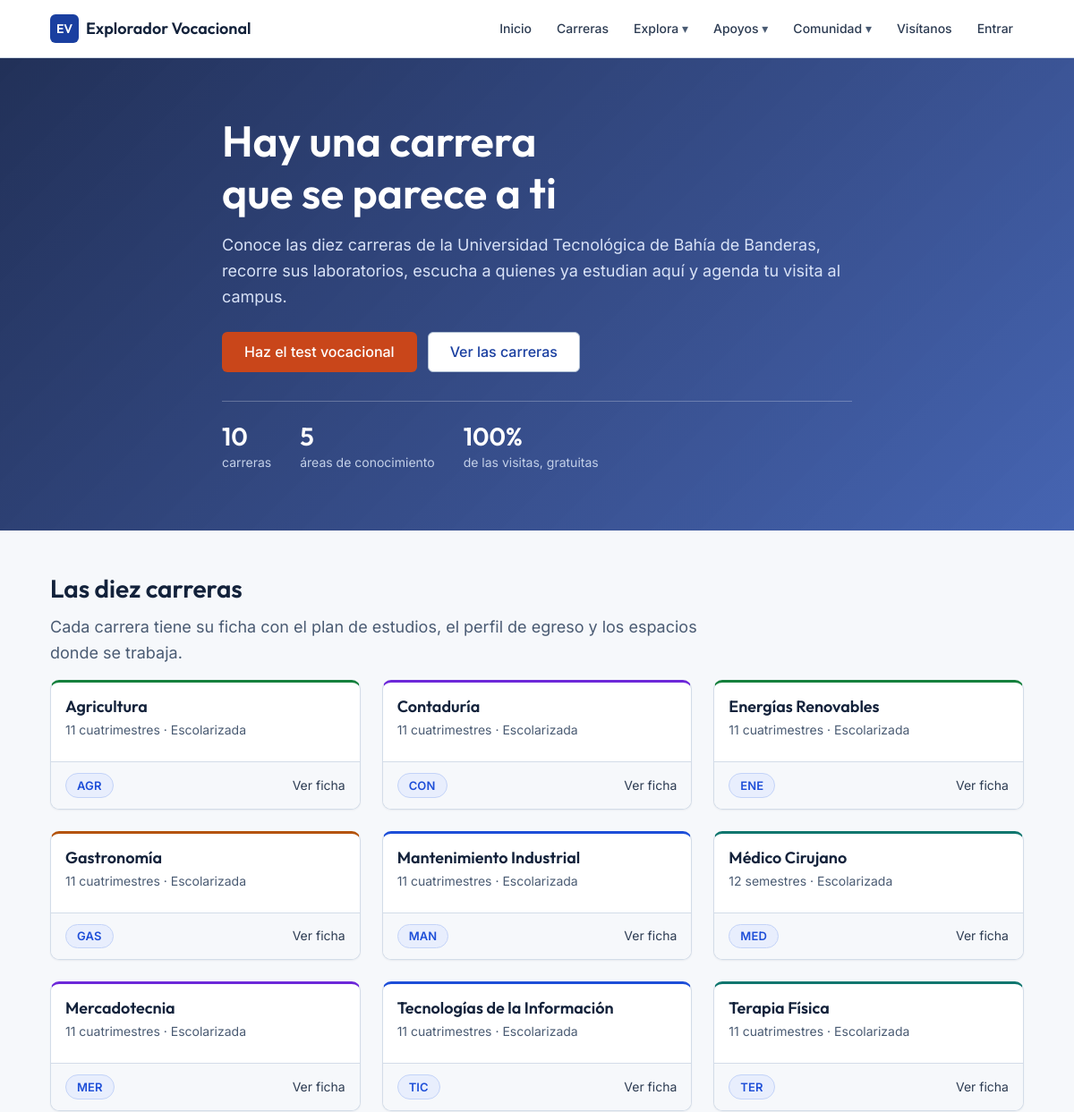
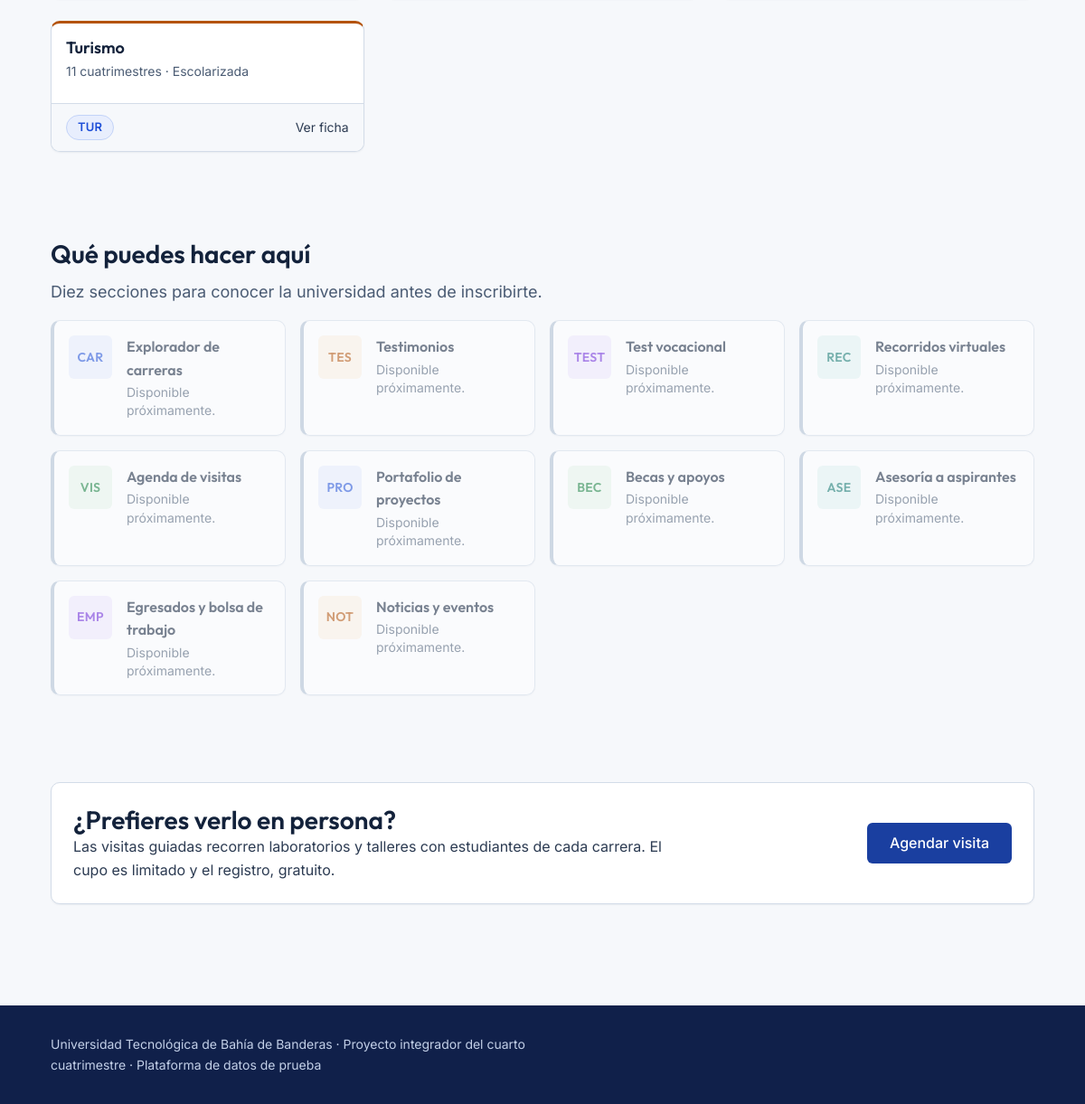
The page / on the database its author committed (2 pictures, top to bottom).
### tables this page shows
CREATE TABLE IF NOT EXISTS carreras (
    id         INT UNSIGNED AUTO_INCREMENT PRIMARY KEY,
    nombre     VARCHAR(120) NOT NULL,
    clave      VARCHAR(10)  NOT NULL,
    area       ENUM('tecnologia','salud','administrativa','servicios','agroindustrial') NOT NULL,
    duracion   VARCHAR(40)  NOT NULL,
    modalidad  VARCHAR(40)  NOT NULL DEFAULT 'Escolarizada',
    activa     TINYINT(1)   NOT NULL DEFAULT 1,
    UNIQUE KEY uq_carreras_clave (clave)
);

### nucleo/consultas.php (called while the page is built, shortened)
<?php
function carreras(): array
{
    static $cache = null;
    if ($cache === null) {
        $cache = bd()->query(
            'SELECT id, nombre, clave, area, duracion, modalidad
               FROM carreras
              WHERE activa = 1
           ORDER BY nombre'
        )->fetchAll();
    }
    return $cache;
}
function clase_area(?string $area): string
{
    $mapa = [
        'tecnologia'     => 'area-tecnologia',
        'salud'          => 'area-salud',
        'administrativa' => 'area-administrativa',
        'servicios'      => 'area-servicios',
        'agroindustrial' => 'area-agroindustrial',
    ];
    return $mapa[$area] ?? '';
}

### nucleo/seguridad.php (called while the page is built, shortened)
<?php
function e(?string $texto): string
{
    return htmlspecialchars($texto ?? '', ENT_QUOTES | ENT_SUBSTITUTE, 'UTF-8');
}

### nucleo/sesion.php (called while the page is built, shortened)
<?php
require_once __DIR__ . '/conexion.php';
require_once __DIR__ . '/seguridad.php';
function usuario(): ?array
{
    return $_SESSION['usuario'] ?? null;
}

### nucleo/conexion.php (called while the page is built, shortened)
<?php
function bd(): PDO
{
    static $pdo = null;
    $dsn = sprintf(
        'mysql:host=%s;port=%d;dbname=%s;charset=%s',
        BD_SERVIDOR,
        BD_PUERTO,
        BD_NOMBRE,
        BD_JUEGO_CARACTERES
    );
    $opciones = [
        PDO::ATTR_ERRMODE            => PDO::ERRMODE_EXCEPTION,
        PDO::ATTR_DEFAULT_FETCH_MODE => PDO::FETCH_ASSOC,
        PDO::ATTR_EMULATE_PREPARES   => false,
    ];
    try {
        $pdo = new PDO($dsn, BD_USUARIO, BD_CONTRASENA, $opciones);
    } catch (PDOException $e) {
        error_log('Error de conexión: ' . $e->getMessage());
        http_response_code(500);
        exit('No fue posible conectar con la base de datos. Avisa al docente.');
    }
    return $pdo;
}

### nucleo/modulos.php (called while the page is built, shortened)
<?php
function modulo_existe(string $carpeta): bool
{
    return is_file(__DIR__ . '/../modulos/' . $carpeta . '/index.php');
}

### index.php (the view, shortened to what this page needs)
<?php
$lista = carreras();
$imagen = is_file(__DIR__ . '/img/portada.jpg')
    ? "--portada-imagen:url('" . RUTA_BASE . "/img/portada.jpg')"
    : '';
cabecera('Encuentra tu carrera');
?>
<section class="portada portada--imagen" style="<?= e($imagen) ?>">
  <div class="contenedor portada__contenido">
    <h1>Hay una carrera que se parece a ti</h1>
    <p class="entradilla">
      Conoce las diez carreras de la Universidad Tecnológica de Bahía de Banderas,
      recorre sus laboratorios, escucha a quienes ya estudian aquí y agenda tu visita al campus.
    </p>
    <div class="portada__acciones">
      <a class="boton boton--acento" href="<?= RUTA_BASE ?>/modulos/test/">Haz el test vocacional</a>
      <a class="boton boton--secundario" href="#carreras">Ver las carreras</a>
    </div>
    <div class="cifras">
      <div class="cifra">
        <span class="cifra__numero"><?= count($lista) ?></span>
        <span class="cifra__texto">carreras</span>
      </div>
      <div class="cifra">
        <span class="cifra__numero">5</span>
        <span class="cifra__texto">áreas de conocimiento</span>
      </div>
      <div class="cifra">
        <span class="cifra__numero">100%</span>
        <span class="cifra__texto">de las visitas, gratuitas</span>
      </div>
    </div>
  </div>
</section>
<section class="contenedor seccion" id="carreras">
  <h2>Las diez carreras</h2>
  <p class="entradilla ancho-lectura">
    Cada carrera tiene su ficha con el plan de estudios, el perfil de egreso y los
    espacios donde se trabaja.
  </p>
  <?php if (!$lista): ?>
    <div class="vacio">
      <h3>Todavía no hay carreras cargadas</h3>
      <p class="ancho-lectura">
        Ejecuta <code>sql/01-nucleo.sql</code> para crear el esquema y sembrar las diez carreras.
      </p>
    </div>
  <?php else: ?>
    <div class="rejilla">
      <?php foreach ($lista as $c): ?>
        <a class="tarjeta tarjeta--area <?= e(clase_area($c['area'])) ?>"
           href="<?= RUTA_BASE ?>/modulos/carreras/ficha.php?id=<?= (int)$c['id'] ?>">
          <div class="tarjeta__cuerpo">
            <h3 class="tarjeta__titulo"><?= e($c['nombre']) ?></h3>
            <p class="leyenda"><?= e($c['duracion']) ?> · <?= e($c['modalidad']) ?></p>
          </div>
          <div class="tarjeta__pie">
            <span class="insignia insignia--info"><?= e($c['clave']) ?></span>
            <span>Ver ficha</span>
          </div>
        </a>
      <?php endforeach; ?>
    </div>
  <?php endif; ?>
</section>
<section class="contenedor seccion" id="explora">
  <h2>Qué puedes hacer aquí</h2>
  <p class="entradilla ancho-lectura">
    Diez secciones para conocer la universidad antes de inscribirte.
  </p>
  <div class="accesos">
    <?php foreach (MODULOS as $carpeta => $m):
        $activo = modulo_existe($carpeta);
    ?>
      <a class="acceso <?= e(clase_area($m['area'])) ?> <?= $activo ? '' : 'acceso--inactivo' ?>"
         href="<?= $activo ? RUTA_BASE . '/modulos/' . e($carpeta) . '/' : '#explora' ?>"
         <?= $activo ? '' : 'aria-disabled="true" tabindex="-1"' ?>>
        <span class="acceso__distintivo" aria-hidden="true"><?= e($m['clave']) ?></span>
        <span>
          <span class="acceso__titulo"><?= e($m['nombre']) ?></span>
          <span class="acceso__texto">
            <?= $activo ? e($m['texto']) : 'Disponible próximamente.' ?>
          </span>
        </span>
      </a>
    <?php endforeach; ?>
  </div>
</section>
<section class="contenedor seccion">
  <div class="panel">
    <div class="fila fila--separada">
      <div class="ancho-lectura">
        <h2 class="sin-margen">¿Prefieres verlo en persona?</h2>
        <p class="sin-margen">
          Las visitas guiadas recorren laboratorios y talleres con estudiantes de cada
          carrera. El cupo es limitado y el registro, gratuito.
        </p>
      </div>
      <a class="boton boton--primario" href="<?= RUTA_BASE ?>/modulos/visitas/">Agendar visita</a>
    </div>
  </div>
</section>
<?php
pie();

### nucleo/plantilla.php (shortened to what this page needs)
<?php
function cabecera(string $titulo, string $area = '', string $hojaModulo = ''): void
{
    $claseArea = clase_area($area);
    $u = usuario();
    ?>
<!DOCTYPE html>
<html lang="es">
<head>
<link rel="stylesheet" href="<?= RUTA_BASE ?>/css/ev-base.css">
</head>
<body<?= $claseArea !== '' ? ' class="' . $claseArea . '"' : '' ?>>
<header class="encabezado">
  <div class="contenedor encabezado__barra">
    <a class="marca" href="<?= RUTA_BASE ?>/">
      <span class="marca__distintivo" aria-hidden="true">EV</span>
      Explorador Vocacional
    </a>
    <nav aria-label="Principal">
      <ul class="menu">
        <li><a href="<?= RUTA_BASE ?>/">Inicio</a></li>
        <li><a href="<?= RUTA_BASE ?>/modulos/carreras/">Carreras</a></li>
        <?php foreach (MENU_GRUPOS as $grupo => $enlaces): ?>
        <li>
          <details class="menu__grupo">
            <summary><?= e($grupo) ?></summary>
          </details>
        </li>
        <?php endforeach; ?>
        <li><a href="<?= RUTA_BASE ?>/modulos/visitas/">Visítanos</a></li>
        <?php if ($u === null): ?>
        <li><a href="<?= RUTA_BASE ?>/auth/entrar.php">Entrar</a></li>
        <?php else: ?>
        <li><a href="<?= RUTA_BASE ?>/panel.php"><?= e($u['nombre']) ?></a></li>
        <li><a href="<?= RUTA_BASE ?>/auth/salir.php">Salir</a></li>
        <?php endif; ?>
      </ul>
    </nav>
  </div>
</header>
<main id="contenido">
<?php
}
function pie(): void
{
    ?>
</main>
<footer class="pie">
  <div class="contenedor">
    <p class="sin-margen">
      Universidad Tecnológica de Bahía de Banderas ·
      Proyecto integrador del cuarto cuatrimestre ·
      Plataforma de datos de prueba
    </p>
  </div>
</footer>
</body>
</html>
<?php
}

### rows shown on the page
carreras: nombre "Agricultura", duracion "11 cuatrimestres", modalidad "Escolarizada", clave "AGR"
carreras: nombre "Contaduría", duracion "11 cuatrimestres", modalidad "Escolarizada", clave "CON"
carreras: nombre "Energías Renovables", duracion "11 cuatrimestres", modalidad "Escolarizada", clave "ENE"
carreras: nombre "Gastronomía", duracion "11 cuatrimestres", modalidad "Escolarizada", clave "GAS"
carreras: nombre "Mantenimiento Industrial", duracion "11 cuatrimestres", modalidad "Escolarizada", clave "MAN"
carreras: nombre "Médico Cirujano", duracion "12 semestres", modalidad "Escolarizada", clave "MED"
carreras: nombre "Mercadotecnia", duracion "11 cuatrimestres", modalidad "Escolarizada", clave "MER"
carreras: nombre "Tecnologías de la Información", duracion "11 cuatrimestres", modalidad "Escolarizada", clave "TIC"
carreras: nombre "Terapia Física", duracion "11 cuatrimestres", modalidad "Escolarizada", clave "TER"
carreras: nombre "Turismo", duracion "11 cuatrimestres", modalidad "Escolarizada", clave "TUR"

### other values the page prints
$grupo "Explora"
$grupo "Apoyos"
$grupo "Comunidad"
count($lista) "10"
$m['clave'] "CAR"
$m['nombre'] "Explorador de carreras"
$m['clave'] "TES"
$m['nombre'] "Testimonios"
$m['clave'] "TEST"
$m['nombre'] "Test vocacional"
$m['clave'] "REC"
$m['nombre'] "Recorridos virtuales"
$m['clave'] "VIS"
$m['nombre'] "Agenda de visitas"
$m['clave'] "PRO"
